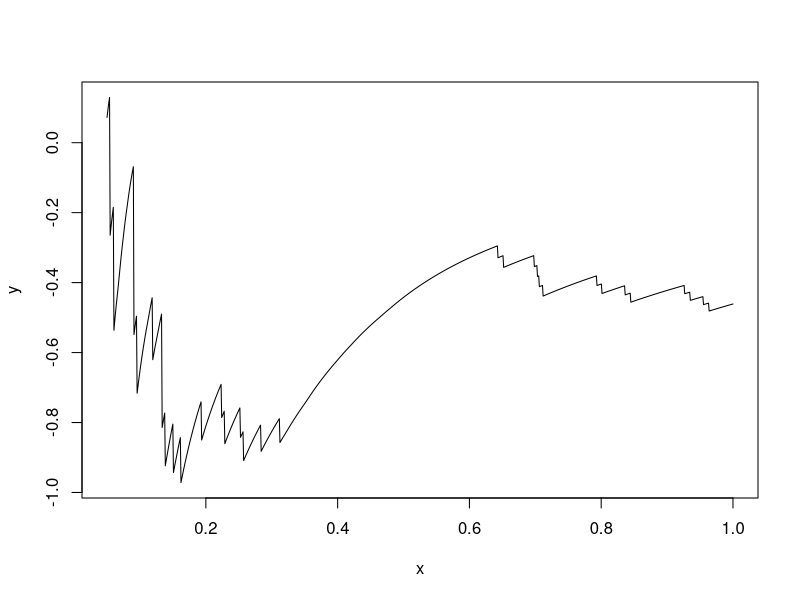

Write the R code that produced this figure.
# X1 <- rnorm(3, 0, 1)
# X2 <- rnorm(7, 1, 0.3)

# X3 <- c(X1, X2)
X3 <- c(-1.8860550, 0.2352393, 1.1899925, 0.2270021, 1.0713954, 1.0281517, 0.9381665, 0.9329905, 0.8782543, 1.1614841)
print(X3)

myCV <- function(h, X) {
	conSum = 0
	curN = length(X)
    for (i in 1:curN) 
    {
    	for (j in 1:curN) 
	    {
	    	curT <- (X[j] - X[i]) / h
	    	curNum <- 0
	    	if ((-2 <= curT) && (curT <= 0))
	    	{
			   curNum <- (curT + 2) / 4
			}
			else if ((0 < curT) && (curT <= 2))
			{
				curNum <- (2 - curT) / 4
			}
			conSum <- conSum + curNum
			# cat (i, j, "t: ", curT, "curNum: ", curNum, "\n")
		}
	}
	conSum <- conSum / (curN^2 * h)
	kSum = 0
    for (i in 1:curN) 
    {
    	for (j in 1:curN) 
	    {
	    	if (j == i)
	    	{
	    		next
	    	}
	    	curT <- (X[j] - X[i]) / h
	    	curNum <- 0
	    	if ((-1 <= curT) && (curT <= 1))
	    	{
			   curNum <- 0.5
			}
			kSum <- kSum + curNum
		}
	}
	kSum <- -2 * kSum / (curN * (curN - 1) * h)
	# cat ("conSum: ", conSum, "\n")
	# cat("h: ", h, "val: ", conSum + kSum, "\n")
	return (conSum + kSum)
}

png(file = "result.jpg")

# 生成自变量序列
x = seq(0.05, 1, length=1000)
# x = c(0.0001, 0.001, 0.01, 0.02, 0.05, 0.1, 0.2, 0.5, 1, 10)
# x = c(0.0001, 0.001, 0.01, 0.02, 0.05, 0.1, 0.2, 0.5)

# 生成因变量序列
minVal = 1
minId = 0
y = rep(0, length(x))
j = 1
for (i in x) {
    y[j] = myCV(i, X3)
    if (minVal > y[j])
    {
    	minVal = y[j]
    	minId = j
    }
    j = j + 1
}

cat ("minVal: ", minVal, "\n")
cat ("minId: ", minId, "\n")
cat ("x[minId]: ", x[minId], "\n")
# 绘制图像
plot(x, y, type='l')
# plot(1:length(x), y, type='l')